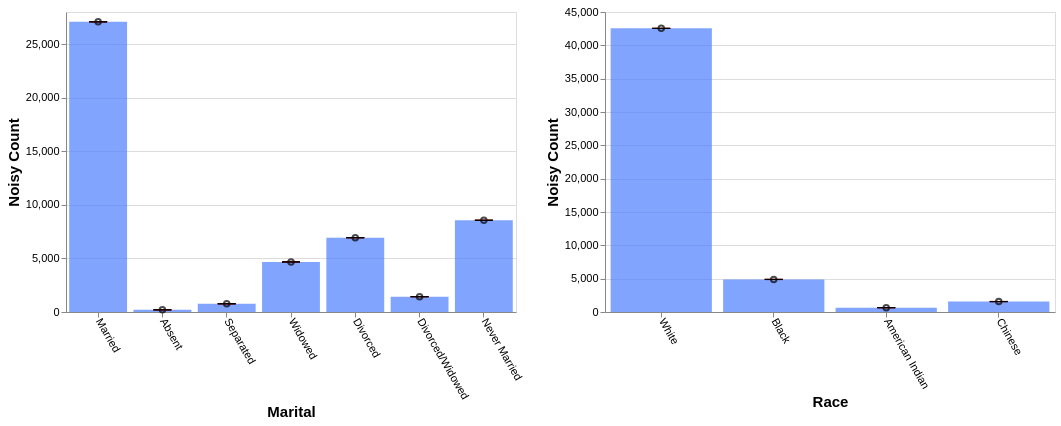

Here is the Vega-Lite specification saved for this chart:
### Vega-Lite specification from a JSON file in a GitHub repository (floating-point values rounded to 4 significant figures)
{"config": {"view": {"continuousWidth": 400, "continuousHeight": 300}, "axis": {"labelFontSize": 11, "titleFontSize": 15}, "axisBottom": {"labelAngle": 60}}, "hconcat": [{"layer": [{"mark": "bar", "encoding": {"color": {"value": "transparent"}, "tooltip": [{"aggregate": "sum", "field": "noisy_count", "title": "noisy count", "type": "quantitative"}, {"aggregate": "sum", "field": "noisy_count_prev", "title": "prev count", "type": "quantitative"}, {"aggregate": "sum", "field": "error", "title": "current error", "type": "quantitative"}, {"aggregate": "sum", "field": "error_prev", "title": "prev error", "type": "quantitative"}], "x": {"field": "marital", "sort": null, "title": "Marital", "type": "ordinal"}}, "height": 300, "selection": {"selector599": {"type": "interval", "encodings": ["x"]}}, "transform": [{"filter": {"selection": "selector600"}}], "width": 450}, {"mark": {"type": "bar", "color": "gray", "opacity": 0}, "encoding": {"x": {"field": "marital", "sort": null, "title": "Marital", "type": "ordinal"}, "y": {"aggregate": "sum", "field": "noisy_count_prev", "type": "quantitative"}}, "transform": [{"filter": {"selection": "selector600"}}]}, {"mark": {"type": "bar", "color": "#4C7FFF", "opacity": 0.7}, "encoding": {"x": {"field": "marital", "sort": null, "title": "Marital", "type": "ordinal"}, "y": {"aggregate": "sum", "field": "noisy_count", "type": "quantitative"}}, "transform": [{"filter": {"selection": "selector600"}}]}, {"mark": {"type": "point", "color": "black", "opacity": 0.7}, "encoding": {"x": {"field": "marital", "sort": null, "title": "Marital", "type": "ordinal"}, "y": {"aggregate": "sum", "field": "noisy_count", "title": "Noisy Count", "type": "quantitative"}}, "transform": [{"filter": {"selection": "selector600"}}]}, {"mark": {"type": "rule", "color": "#B6B6B6", "size": 2, "strokeDash": [3, 3]}, "encoding": {"x": {"field": "marital", "sort": null, "title": "Marital", "type": "ordinal"}, "y": {"aggregate": "sum", "field": "plus_error_prev_marital", "title": "", "type": "quantitative"}, "y2": {"aggregate": "sum", "field": "minus_error_prev_marital", "title": ""}}, "transform": [{"filter": {"selection": "selector600"}}]}, {"mark": {"type": "tick", "color": "#B90000", "size": 0, "strokeDash": [1, 1]}, "encoding": {"x": {"field": "marital", "sort": null, "title": "Marital", "type": "ordinal"}, "y": {"aggregate": "sum", "field": "plus_error_prev_marital", "type": "quantitative"}}, "transform": [{"filter": {"selection": "selector600"}}]}, {"mark": {"type": "tick", "color": "#B90000", "size": 0, "strokeDash": [3, 1]}, "encoding": {"x": {"field": "marital", "sort": null, "title": "Marital", "type": "ordinal"}, "y": {"aggregate": "sum", "field": "minus_error_prev_marital", "type": "quantitative"}}, "transform": [{"filter": {"selection": "selector600"}}]}, {"mark": {"type": "rule", "color": "black", "size": 2}, "encoding": {"x": {"field": "marital", "sort": null, "title": "Marital", "type": "ordinal"}, "y": {"aggregate": "sum", "field": "plus_error", "title": "", "type": "quantitative"}, "y2": {"aggregate": "sum", "field": "minus_error", "title": ""}}, "transform": [{"filter": {"selection": "selector600"}}]}, {"mark": {"type": "tick", "color": "black", "width": 0}, "encoding": {"x": {"field": "marital", "sort": null, "title": "Marital", "type": "ordinal"}, "y": {"aggregate": "sum", "field": "plus_error", "type": "quantitative"}}, "transform": [{"filter": {"selection": "selector600"}}]}, {"mark": {"type": "tick", "color": "black", "width": 0}, "encoding": {"x": {"field": "marital", "sort": null, "title": "Marital", "type": "ordinal"}, "y": {"aggregate": "sum", "field": "minus_error", "type": "quantitative"}}, "transform": [{"filter": {"selection": "selector600"}}]}]}, {"layer": [{"mark": "bar", "encoding": {"color": {"value": "transparent"}, "tooltip": [{"aggregate": "sum", "field": "noisy_count", "title": "noisy count", "type": "quantitative"}, {"aggregate": "sum", "field": "noisy_count_prev", "title": "prev count", "type": "quantitative"}, {"aggregate": "sum", "field": "error", "title": "current error", "type": "quantitative"}, {"aggregate": "sum", "field": "error_prev", "title": "prev error", "type": "quantitative"}], "x": {"field": "race", "sort": null, "title": "Race", "type": "ordinal"}}, "height": 300, "selection": {"selector600": {"type": "interval", "encodings": ["x"]}}, "transform": [{"filter": {"selection": "selector599"}}], "width": 450}, {"mark": {"type": "bar", "color": "gray", "opacity": 0}, "encoding": {"x": {"field": "race", "sort": null, "title": "Race", "type": "ordinal"}, "y": {"aggregate": "sum", "field": "noisy_count_prev", "type": "quantitative"}}, "transform": [{"filter": {"selection": "selector599"}}]}, {"mark": {"type": "bar", "color": "#4C7FFF", "opacity": 0.7}, "encoding": {"x": {"field": "race", "sort": null, "title": "Race", "type": "ordinal"}, "y": {"aggregate": "sum", "field": "noisy_count", "type": "quantitative"}}, "transform": [{"filter": {"selection": "selector599"}}]}, {"mark": {"type": "point", "color": "black", "opacity": 0.7}, "encoding": {"x": {"field": "race", "sort": null, "title": "Race", "type": "ordinal"}, "y": {"aggregate": "sum", "field": "noisy_count", "title": "Noisy Count", "type": "quantitative"}}, "transform": [{"filter": {"selection": "selector599"}}]}, {"mark": {"type": "rule", "color": "#B6B6B6", "size": 2, "strokeDash": [3, 3]}, "encoding": {"x": {"field": "race", "sort": null, "title": "Race", "type": "ordinal"}, "y": {"aggregate": "sum", "field": "plus_error_prev_race", "title": "", "type": "quantitative"}, "y2": {"aggregate": "sum", "field": "minus_error_prev_race", "title": ""}}, "transform": [{"filter": {"selection": "selector599"}}]}, {"mark": {"type": "tick", "color": "#B90000", "size": 0, "strokeDash": [1, 1]}, "encoding": {"x": {"field": "race", "sort": null, "title": "Race", "type": "ordinal"}, "y": {"aggregate": "sum", "field": "plus_error_prev_race", "type": "quantitative"}}, "transform": [{"filter": {"selection": "selector599"}}]}, {"mark": {"type": "tick", "color": "#B90000", "size": 0, "strokeDash": [3, 1]}, "encoding": {"x": {"field": "race", "sort": null, "title": "Race", "type": "ordinal"}, "y": {"aggregate": "sum", "field": "minus_error_prev_race", "type": "quantitative"}}, "transform": [{"filter": {"selection": "selector599"}}]}, {"mark": {"type": "rule", "color": "black", "size": 2}, "encoding": {"x": {"field": "race", "sort": null, "title": "Race", "type": "ordinal"}, "y": {"aggregate": "sum", "field": "plus_error", "title": "", "type": "quantitative"}, "y2": {"aggregate": "sum", "field": "minus_error", "title": ""}}, "transform": [{"filter": {"selection": "selector599"}}]}, {"mark": {"type": "tick", "color": "black", "width": 0}, "encoding": {"x": {"field": "race", "sort": null, "title": "Race", "type": "ordinal"}, "y": {"aggregate": "sum", "field": "plus_error", "type": "quantitative"}}, "transform": [{"filter": {"selection": "selector599"}}]}, {"mark": {"type": "tick", "color": "black", "width": 0}, "encoding": {"x": {"field": "race", "sort": null, "title": "Race", "type": "ordinal"}, "y": {"aggregate": "sum", "field": "minus_error", "type": "quantitative"}}, "transform": [{"filter": {"selection": "selector599"}}]}]}], "data": {"name": "data-61ef3843b18f14077ec2439c548772a9"}, "$schema": "https://vega.github.io/schema/vega-lite/v4.17.0.json", "datasets": {"data-61ef3843b18f14077ec2439c548772a9": [{"marital": "Married", "race": "White", "noisy_count": 24270.0, "true_count": 24270.0, "plus_error": 24270.0, "minus_error": 24270.0, "error": 2.8, "noisy_count_prev": 24270.0, "true_count_prev": 24270.0, "plus_error_prev": 24270.0, "minus_error_prev": 24270.0, "error_prev": 3.1, "plus_error_prev_marital": 24270.0, "minus_error_prev_marital": 24270.0, "plus_error_prev_race": 24270.0, "minus_error_prev_race": 24270.0}, {"marital": "Married", "race": "Black", "noisy_count": 1678.0, "true_count": 1667.0, "plus_error": 1680.0, "minus_error": 1675.0, "error": 2.8, "noisy_count_prev": 1678.0, "true_count_prev": 1667.0, "plus_error_prev": 1681.0, "minus_error_prev": 1674.0, "error_prev": 3.1, "plus_error_prev_marital": 1681.0, "minus_error_prev_marital": 1675.0, "plus_error_prev_race": 1681.0, "minus_error_prev_race": 1674.0}, {"marital": "Married", "race": "American Indian", "noisy_count": 269.9, "true_count": 266.0, "plus_error": 272.7, "minus_error": 267.0, "error": 2.8, "noisy_count_prev": 269.8, "true_count_prev": 266.0, "plus_error_prev": 272.9, "minus_error_prev": 266.7, "error_prev": 3.1, "plus_error_prev_marital": 273.0, "minus_error_prev_marital": 266.8, "plus_error_prev_race": 273.1, "minus_error_prev_race": 266.9}, {"marital": "Married", "race": "Chinese", "noisy_count": 866.4, "true_count": 863.0, "plus_error": 869.2, "minus_error": 863.6, "error": 2.8, "noisy_count_prev": 866.6, "true_count_prev": 863.0, "plus_error_prev": 869.7, "minus_error_prev": 863.4, "error_prev": 3.1, "plus_error_prev_marital": 869.8, "minus_error_prev_marital": 863.5, "plus_error_prev_race": 869.8, "minus_error_prev_race": 863.5}, {"marital": "Absent", "race": "White", "noisy_count": 99.0, "true_count": 94.0, "plus_error": 101.8, "minus_error": 96.2, "error": 2.8, "noisy_count_prev": 98.8, "true_count_prev": 94.0, "plus_error_prev": 101.9, "minus_error_prev": 95.6, "error_prev": 3.1, "plus_error_prev_marital": 102.0, "minus_error_prev_marital": 95.72, "plus_error_prev_race": 102.0, "minus_error_prev_race": 95.69}, {"marital": "Absent", "race": "Black", "noisy_count": 12.4, "true_count": 16.0, "plus_error": 15.2, "minus_error": 9.6, "error": 2.8, "noisy_count_prev": 12.3, "true_count_prev": 16.0, "plus_error_prev": 15.5, "minus_error_prev": 9.2, "error_prev": 3.1, "plus_error_prev_marital": 15.62, "minus_error_prev_marital": 9.325, "plus_error_prev_race": 15.44, "minus_error_prev_race": 9.143}, {"marital": "Absent", "race": "American Indian", "noisy_count": 29.4, "true_count": 0.0, "plus_error": 32.2, "minus_error": 26.6, "error": 2.8, "noisy_count_prev": 29.3, "true_count_prev": 0.0, "plus_error_prev": 32.4, "minus_error_prev": 26.1, "error_prev": 3.1, "plus_error_prev_marital": 32.52, "minus_error_prev_marital": 26.23, "plus_error_prev_race": 32.63, "minus_error_prev_race": 26.33}, {"marital": "Absent", "race": "Chinese", "noisy_count": 59.2, "true_count": 7.0, "plus_error": 62.0, "minus_error": 56.3, "error": 2.8, "noisy_count_prev": 59.1, "true_count_prev": 7.0, "plus_error_prev": 62.3, "minus_error_prev": 56.0, "error_prev": 3.1, "plus_error_prev_marital": 62.42, "minus_error_prev_marital": 56.12, "plus_error_prev_race": 62.43, "minus_error_prev_race": 56.13}, {"marital": "Separated", "race": "White", "noisy_count": 582.1, "true_count": 567.0, "plus_error": 584.9, "minus_error": 579.3, "error": 2.8, "noisy_count_prev": 581.8, "true_count_prev": 567.0, "plus_error_prev": 585.0, "minus_error_prev": 578.7, "error_prev": 3.1, "plus_error_prev_marital": 585.1, "minus_error_prev_marital": 578.8, "plus_error_prev_race": 585.1, "minus_error_prev_race": 578.8}, {"marital": "Separated", "race": "Black", "noisy_count": 85.1, "true_count": 84.0, "plus_error": 87.9, "minus_error": 82.2, "error": 2.8, "noisy_count_prev": 85.1, "true_count_prev": 84.0, "plus_error_prev": 88.2, "minus_error_prev": 81.9, "error_prev": 3.1, "plus_error_prev_marital": 88.33, "minus_error_prev_marital": 82.03, "plus_error_prev_race": 88.14, "minus_error_prev_race": 81.84}, {"marital": "Separated", "race": "American Indian", "noisy_count": 16.5, "true_count": 13.0, "plus_error": 19.4, "minus_error": 13.7, "error": 2.8, "noisy_count_prev": 16.6, "true_count_prev": 13.0, "plus_error_prev": 19.8, "minus_error_prev": 13.5, "error_prev": 3.1, "plus_error_prev_marital": 19.93, "minus_error_prev_marital": 13.63, "plus_error_prev_race": 20.03, "minus_error_prev_race": 13.73}, {"marital": "Separated", "race": "Chinese", "noisy_count": 82.4, "true_count": 47.0, "plus_error": 85.2, "minus_error": 79.6, "error": 2.8, "noisy_count_prev": 82.1, "true_count_prev": 47.0, "plus_error_prev": 85.2, "minus_error_prev": 79.0, "error_prev": 3.1, "plus_error_prev_marital": 85.33, "minus_error_prev_marital": 79.13, "plus_error_prev_race": 85.33, "minus_error_prev_race": 79.13}, {"marital": "Widowed", "race": "White", "noisy_count": 4047.0, "true_count": 4078.0, "plus_error": 4050.0, "minus_error": 4044.0, "error": 2.8, "noisy_count_prev": 4047.0, "true_count_prev": 4078.0, "plus_error_prev": 4050.0, "minus_error_prev": 4044.0, "error_prev": 3.1, "plus_error_prev_marital": 4050.0, "minus_error_prev_marital": 4044.0, "plus_error_prev_race": 4050.0, "minus_error_prev_race": 4044.0}, {"marital": "Widowed", "race": "Black", "noisy_count": 485.3, "true_count": 543.0, "plus_error": 488.1, "minus_error": 482.4, "error": 2.8, "noisy_count_prev": 486.0, "true_count_prev": 543.0, "plus_error_prev": 489.1, "minus_error_prev": 482.8, "error_prev": 3.1, "plus_error_prev_marital": 489.1, "minus_error_prev_marital": 482.8, "plus_error_prev_race": 489.0, "minus_error_prev_race": 482.7}, {"marital": "Widowed", "race": "American Indian", "noisy_count": 47.5, "true_count": 35.0, "plus_error": 50.3, "minus_error": 44.7, "error": 2.8, "noisy_count_prev": 46.5, "true_count_prev": 35.0, "plus_error_prev": 49.6, "minus_error_prev": 43.3, "error_prev": 3.1, "plus_error_prev_marital": 49.58, "minus_error_prev_marital": 43.28, "plus_error_prev_race": 49.83, "minus_error_prev_race": 43.53}, {"marital": "Widowed", "race": "Chinese", "noisy_count": 93.2, "true_count": 77.0, "plus_error": 96.0, "minus_error": 90.4, "error": 2.8, "noisy_count_prev": 93.2, "true_count_prev": 77.0, "plus_error_prev": 96.3, "minus_error_prev": 90.1, "error_prev": 3.1, "plus_error_prev_marital": 96.28, "minus_error_prev_marital": 90.08, "plus_error_prev_race": 96.43, "minus_error_prev_race": 90.23}, {"marital": "Divorced", "race": "White", "noisy_count": 5957.0, "true_count": 5901.0, "plus_error": 5960.0, "minus_error": 5954.0, "error": 2.8, "noisy_count_prev": 5956.0, "true_count_prev": 5901.0, "plus_error_prev": 5960.0, "minus_error_prev": 5953.0, "error_prev": 3.1, "plus_error_prev_marital": 5960.0, "minus_error_prev_marital": 5954.0, "plus_error_prev_race": 5960.0, "minus_error_prev_race": 5953.0}, {"marital": "Divorced", "race": "Black", "noisy_count": 766.9, "true_count": 750.0, "plus_error": 769.8, "minus_error": 764.1, "error": 2.8, "noisy_count_prev": 766.8, "true_count_prev": 750.0, "plus_error_prev": 769.9, "minus_error_prev": 763.7, "error_prev": 3.1, "plus_error_prev_marital": 770.3, "minus_error_prev_marital": 764.1, "plus_error_prev_race": 769.8, "minus_error_prev_race": 763.6}, {"marital": "Divorced", "race": "American Indian", "noisy_count": 88.8, "true_count": 94.0, "plus_error": 91.6, "minus_error": 85.9, "error": 2.8, "noisy_count_prev": 88.4, "true_count_prev": 94.0, "plus_error_prev": 91.5, "minus_error_prev": 85.2, "error_prev": 3.1, "plus_error_prev_marital": 91.88, "minus_error_prev_marital": 85.58, "plus_error_prev_race": 91.73, "minus_error_prev_race": 85.43}, {"marital": "Divorced", "race": "Chinese", "noisy_count": 119.2, "true_count": 105.0, "plus_error": 122.0, "minus_error": 116.4, "error": 2.8, "noisy_count_prev": 119.0, "true_count_prev": 105.0, "plus_error_prev": 122.1, "minus_error_prev": 115.8, "error_prev": 3.1, "plus_error_prev_marital": 122.5, "minus_error_prev_marital": 116.2, "plus_error_prev_race": 122.2, "minus_error_prev_race": 115.9}, {"marital": "Divorced/Widowed", "race": "White", "noisy_count": 1012.0, "true_count": 1005.0, "plus_error": 1014.0, "minus_error": 1009.0, "error": 2.8, "noisy_count_prev": 1012.0, "true_count_prev": 1005.0, "plus_error_prev": 1015.0, "minus_error_prev": 1008.0, "error_prev": 3.1, "plus_error_prev_marital": 1015.0, "minus_error_prev_marital": 1009.0, "plus_error_prev_race": 1015.0, "minus_error_prev_race": 1009.0}, {"marital": "Divorced/Widowed", "race": "Black", "noisy_count": 321.1, "true_count": 344.0, "plus_error": 323.9, "minus_error": 318.2, "error": 2.8, "noisy_count_prev": 321.3, "true_count_prev": 344.0, "plus_error_prev": 324.4, "minus_error_prev": 318.1, "error_prev": 3.1, "plus_error_prev_marital": 324.4, "minus_error_prev_marital": 318.2, "plus_error_prev_race": 324.3, "minus_error_prev_race": 318.0}, {"marital": "Divorced/Widowed", "race": "American Indian", "noisy_count": 62.3, "true_count": 21.0, "plus_error": 65.2, "minus_error": 59.5, "error": 2.8, "noisy_count_prev": 62.0, "true_count_prev": 21.0, "plus_error_prev": 65.2, "minus_error_prev": 58.9, "error_prev": 3.1, "plus_error_prev_marital": 65.25, "minus_error_prev_marital": 58.95, "plus_error_prev_race": 65.43, "minus_error_prev_race": 59.13}, {"marital": "Divorced/Widowed", "race": "Chinese", "noisy_count": 32.9, "true_count": 33.0, "plus_error": 35.7, "minus_error": 30.1, "error": 2.8, "noisy_count_prev": 32.8, "true_count_prev": 33.0, "plus_error_prev": 35.9, "minus_error_prev": 29.6, "error_prev": 3.1, "plus_error_prev_marital": 35.95, "minus_error_prev_marital": 29.65, "plus_error_prev_race": 36.03, "minus_error_prev_race": 29.73}, {"marital": "Never Married", "race": "White", "noisy_count": 6581.0, "true_count": 6590.0, "plus_error": 6584.0, "minus_error": 6578.0, "error": 2.8, "noisy_count_prev": 6582.0, "true_count_prev": 6590.0, "plus_error_prev": 6585.0, "minus_error_prev": 6578.0, "error_prev": 3.1, "plus_error_prev_marital": 6585.0, "minus_error_prev_marital": 6578.0, "plus_error_prev_race": 6585.0, "minus_error_prev_race": 6579.0}, {"marital": "Never Married", "race": "Black", "noisy_count": 1539.0, "true_count": 1525.0, "plus_error": 1542.0, "minus_error": 1536.0, "error": 2.8, "noisy_count_prev": 1539.0, "true_count_prev": 1525.0, "plus_error_prev": 1542.0, "minus_error_prev": 1536.0, "error_prev": 3.1, "plus_error_prev_marital": 1542.0, "minus_error_prev_marital": 1536.0, "plus_error_prev_race": 1542.0, "minus_error_prev_race": 1536.0}, {"marital": "Never Married", "race": "American Indian", "noisy_count": 132.2, "true_count": 132.0, "plus_error": 135.0, "minus_error": 129.4, "error": 2.8, "noisy_count_prev": 132.4, "true_count_prev": 132.0, "plus_error_prev": 135.6, "minus_error_prev": 129.3, "error_prev": 3.1, "plus_error_prev_marital": 135.6, "minus_error_prev_marital": 129.3, "plus_error_prev_race": 135.8, "minus_error_prev_race": 129.5}, {"marital": "Never Married", "race": "Chinese", "noisy_count": 310.2, "true_count": 310.0, "plus_error": 313.0, "minus_error": 307.3, "error": 2.8, "noisy_count_prev": 309.8, "true_count_prev": 310.0, "plus_error_prev": 313.0, "minus_error_prev": 306.7, "error_prev": 3.1, "plus_error_prev_marital": 313.0, "minus_error_prev_marital": 306.7, "plus_error_prev_race": 313.1, "minus_error_prev_race": 306.8}]}}
